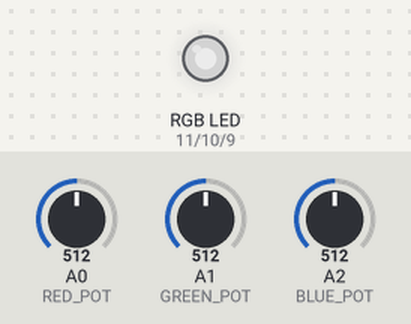
Simulated run of this sketch. Board: Arduino Uno, built with avr-gcc and run on an emulated ATmega328P. On the bench: an RGB LED mixed from three pins (HIGH = lit). Inputs (shaded band) come from the test bench; at power-on: A0 (RED_POT) = 512, A1 (GREEN_POT) = 512, A2 (BLUE_POT) = 512. Dim RGB values are drawn brighter than linear.

Above: at 1.2 s.
1.3 s: A0 (RED_POT) set to 716
At 1.9 s:
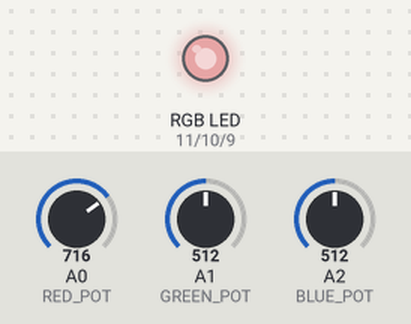
2.8 s: A1 (GREEN_POT) set to 716
At 3.1 s:
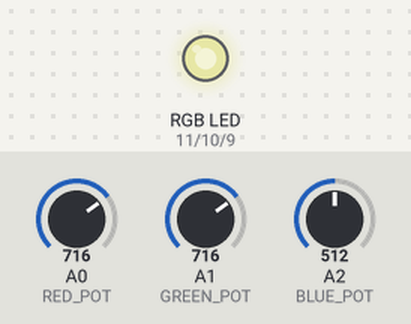
4.3 s: A2 (BLUE_POT) set to 716
At 5.4 s:
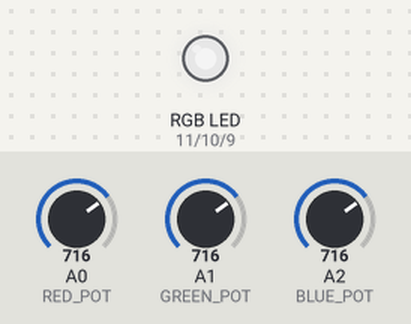
5.8 s: A0 (RED_POT) set to 900
At 6.6 s:
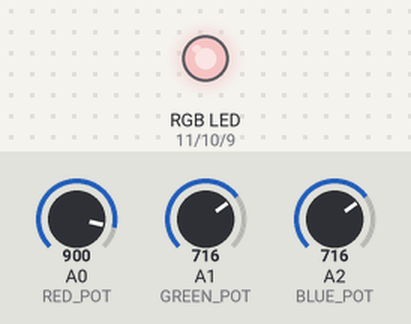
7.3 s: A1 (GREEN_POT) set to 900
At 7.7 s:
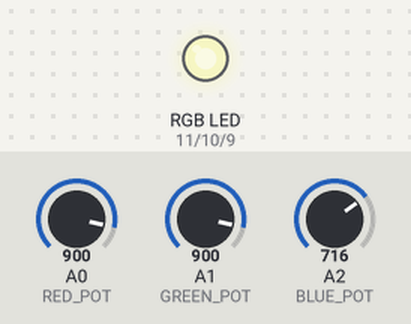
8.8 s: A2 (BLUE_POT) set to 900
At 10.0 s:
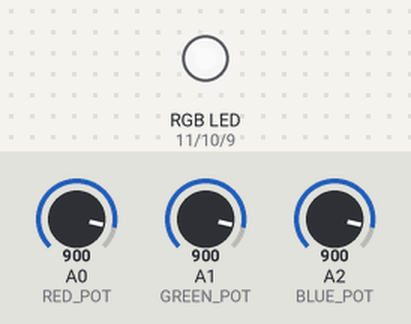
Timing chart, 0 to 11.3 s (numbered marks = the images above; inputs shaded):
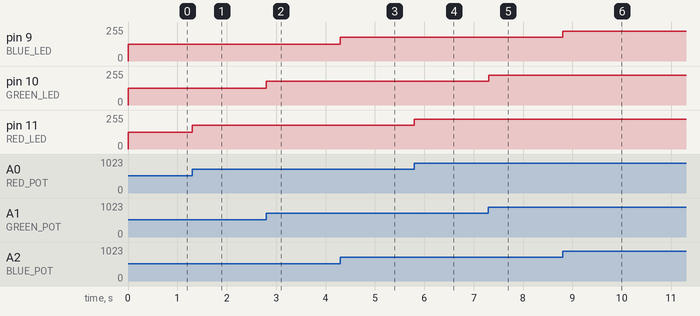

Measured:
- after the input at 1.3 s, pin 11 (RED_LED): 127/255 → 178/255 at once
- after the input at 2.8 s, pin 10 (GREEN_LED): 127/255 → 178/255 at once
- after the input at 4.3 s, pin 9 (BLUE_LED): 127/255 → 178/255 at once
- after the input at 5.8 s, pin 11 (RED_LED): 178/255 → 224/255 at once
- after the input at 7.3 s, pin 10 (GREEN_LED): 178/255 → 224/255 at once
- after the input at 8.8 s, pin 9 (BLUE_LED): 178/255 → 224/255 at once

The sketch:

homework2.ino
```cpp
const int MIN_ANALOG_VALUE = 0;
const int MAX_ANALOG_VALUE = 1023;

const int MIN_DIGITAL_VALUE = 0;
const int MAX_DIGITAL_VALUE = 255;

const int RED_POT = A0;
const int GREEN_POT = A1;
const int BLUE_POT = A2;

const int RED_LED = 11;
const int GREEN_LED = 10;
const int BLUE_LED = 9;

unsigned int analogRedValue;
unsigned int analogGreenValue;
unsigned int analogBlueValue;

unsigned int digitalRedValue;
unsigned int digitalGreenValue;
unsigned int digitalBlueValue;

void setup() {
    pinMode(RED_POT, INPUT);
    pinMode(GREEN_POT, INPUT);
    pinMode(BLUE_POT, INPUT);

    pinMode(RED_LED, OUTPUT);
    pinMode(GREEN_LED, OUTPUT);
    pinMode(BLUE_LED, OUTPUT);
}

void readPots() {
    analogRedValue = analogRead(RED_POT);
    analogGreenValue = analogRead(GREEN_POT);
    analogBlueValue = analogRead(BLUE_POT);
}

void writeLeds() {
    digitalRedValue = map(analogRedValue, MIN_ANALOG_VALUE, MAX_ANALOG_VALUE, MIN_DIGITAL_VALUE, MAX_DIGITAL_VALUE);
    digitalGreenValue = map(analogGreenValue, MIN_ANALOG_VALUE, MAX_ANALOG_VALUE, MIN_DIGITAL_VALUE, MAX_DIGITAL_VALUE);
    digitalBlueValue = map(analogBlueValue, MIN_ANALOG_VALUE, MAX_ANALOG_VALUE, MIN_DIGITAL_VALUE, MAX_DIGITAL_VALUE);

    analogWrite(RED_LED, digitalRedValue);
    analogWrite(GREEN_LED, digitalGreenValue);
    analogWrite(BLUE_LED, digitalBlueValue);
}

void loop() {
    readPots();

    writeLeds();
}
```
